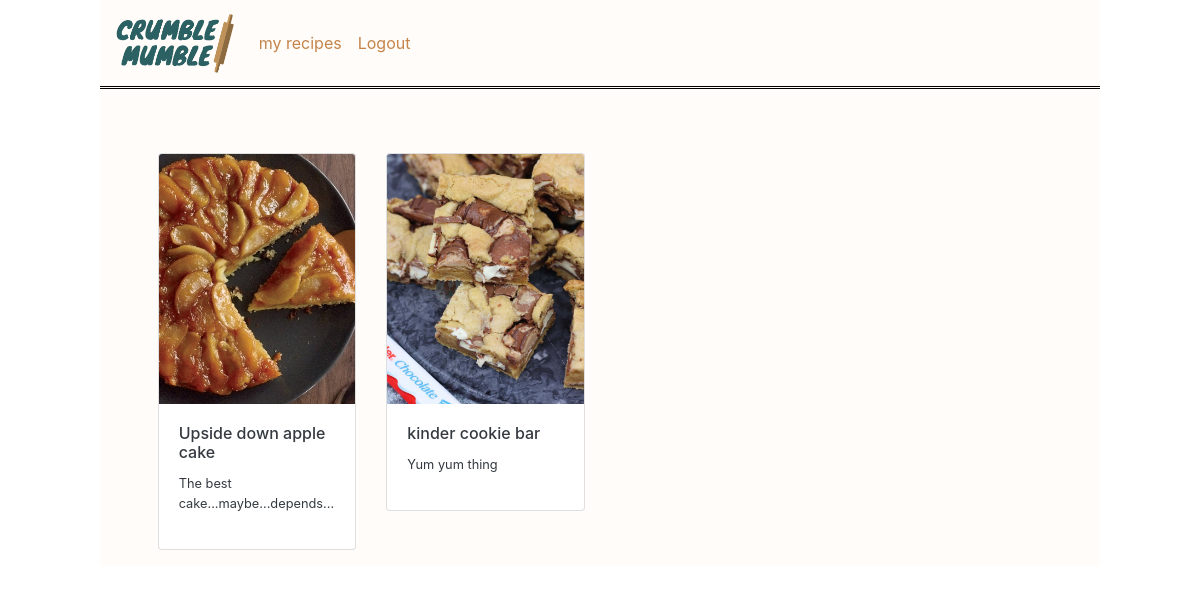
/my-recipes/ (signed in), run on the app's committed database.
### recipes/models.py (models this page shows, shortened)
class Recipe(models.Model):
	category = models.ForeignKey(Category, on_delete=models.SET_NULL, null=True)
	name = models.CharField(max_length=150)
	image = models.ImageField()
	description = models.TextField()
	owner = models.ForeignKey(User, on_delete=models.CASCADE, related_name="recipes")
	slug = models.SlugField(blank=True)
	private = models.BooleanField()

### recipes/views.py (the view)
# urls.py: path('my-recipes/', views.my_recipes_list, name="my-recipes-list"),
def my_recipes_list(request):
	return render(request, 'my_recipes_list.html')

### recipes/templates/my_recipes_list.html (shortened to what this page needs)
{% extends "base.html" %}
{% block content %}
	<div class="col-11 m-auto p-3">
			<div class="row">
				{% for recipe in user.recipes.all %}
					<div class="col-sm-3" id="{{recipe.category.name}}">
						<a href="{% url 'recipe-details' recipe.slug %}" class="text-decoration-none">
						    <div class="card">
						    	<img src="{{recipe.image.url}}" class="card-img-top image-crop image-sm">
						      	<div class="card-body">
						        	<h6 class="card-title text-dark">{{recipe.name}}</h6>
						        	<p class="small text-dark">{{recipe.description|truncatechars:50}}</p>
						      	</div>
						    </div>
					    </a>
					  </div>
				{% endfor %}
			</div>
	</div>
{% endblock content %}

### recipes/static/css/general.css (style rules this page uses)
.image-crop { object-fit: cover; }
.image-sm { height: 250px; }

### data on the page
Recipe: image (picture), name "Upside down apple cake", description "The best cake...maybe...depends..."
Recipe: image (picture), name "kinder cookie bar", description "Yum yum thing"
